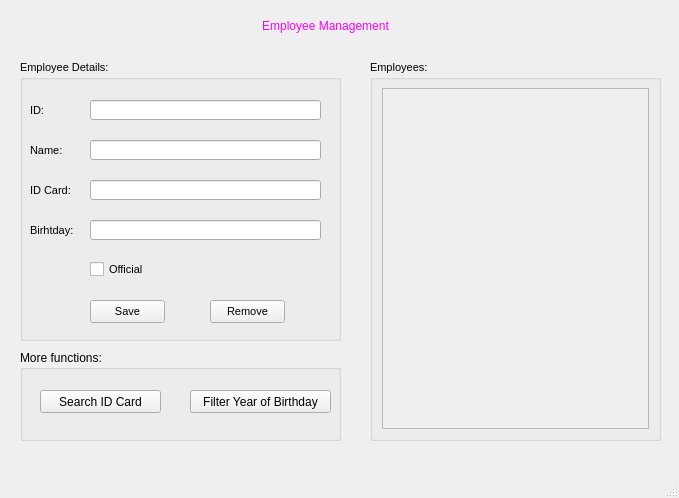
<?xml version="1.0" encoding="UTF-8"?>
<ui version="4.0">
 <class>MainWindow</class>
 <widget class="QMainWindow" name="MainWindow">
  <property name="geometry">
   <rect>
    <x>0</x>
    <y>0</y>
    <width>679</width>
    <height>498</height>
   </rect>
  </property>
  <property name="windowTitle">
   <string>MainWindow</string>
  </property>
  <widget class="QWidget" name="centralwidget">
   <widget class="QLabel" name="label">
    <property name="geometry">
     <rect>
      <x>110</x>
      <y>0</y>
      <width>431</width>
      <height>51</height>
     </rect>
    </property>
    <property name="styleSheet">
     <string notr="true">color: rgb(255, 0, 255);
font: 24pt &quot;MS Shell Dlg 2&quot;;</string>
    </property>
    <property name="text">
     <string>Employee Management</string>
    </property>
    <property name="alignment">
     <set>Qt::AlignCenter</set>
    </property>
   </widget>
   <widget class="QGroupBox" name="groupBox">
    <property name="geometry">
     <rect>
      <x>20</x>
      <y>60</y>
      <width>321</width>
      <height>281</height>
     </rect>
    </property>
    <property name="font">
     <font>
      <pointsize>8</pointsize>
     </font>
    </property>
    <property name="title">
     <string>Employee Details:</string>
    </property>
    <widget class="QLabel" name="label_2">
     <property name="geometry">
      <rect>
       <x>10</x>
       <y>40</y>
       <width>51</width>
       <height>21</height>
      </rect>
     </property>
     <property name="text">
      <string>ID:</string>
     </property>
    </widget>
    <widget class="QLineEdit" name="lineEditID">
     <property name="geometry">
      <rect>
       <x>70</x>
       <y>40</y>
       <width>231</width>
       <height>20</height>
      </rect>
     </property>
    </widget>
    <widget class="QLineEdit" name="lineEditName">
     <property name="geometry">
      <rect>
       <x>70</x>
       <y>80</y>
       <width>231</width>
       <height>20</height>
      </rect>
     </property>
    </widget>
    <widget class="QLabel" name="label_3">
     <property name="geometry">
      <rect>
       <x>10</x>
       <y>80</y>
       <width>51</width>
       <height>21</height>
      </rect>
     </property>
     <property name="text">
      <string>Name:</string>
     </property>
    </widget>
    <widget class="QLineEdit" name="lineEditIdCard">
     <property name="geometry">
      <rect>
       <x>70</x>
       <y>120</y>
       <width>231</width>
       <height>20</height>
      </rect>
     </property>
    </widget>
    <widget class="QLabel" name="label_4">
     <property name="geometry">
      <rect>
       <x>10</x>
       <y>120</y>
       <width>51</width>
       <height>21</height>
      </rect>
     </property>
     <property name="text">
      <string>ID Card:</string>
     </property>
    </widget>
    <widget class="QLineEdit" name="lineEditBirhtday">
     <property name="geometry">
      <rect>
       <x>70</x>
       <y>160</y>
       <width>231</width>
       <height>20</height>
      </rect>
     </property>
    </widget>
    <widget class="QLabel" name="label_5">
     <property name="geometry">
      <rect>
       <x>10</x>
       <y>160</y>
       <width>51</width>
       <height>21</height>
      </rect>
     </property>
     <property name="text">
      <string>Birhtday:</string>
     </property>
    </widget>
    <widget class="QCheckBox" name="checkBoxOfficial">
     <property name="geometry">
      <rect>
       <x>70</x>
       <y>200</y>
       <width>70</width>
       <height>18</height>
      </rect>
     </property>
     <property name="text">
      <string>Official</string>
     </property>
    </widget>
    <widget class="QPushButton" name="pushButtonSave">
     <property name="geometry">
      <rect>
       <x>70</x>
       <y>240</y>
       <width>75</width>
       <height>23</height>
      </rect>
     </property>
     <property name="text">
      <string>Save</string>
     </property>
    </widget>
    <widget class="QPushButton" name="pushButtonRemove">
     <property name="geometry">
      <rect>
       <x>190</x>
       <y>240</y>
       <width>75</width>
       <height>23</height>
      </rect>
     </property>
     <property name="text">
      <string>Remove</string>
     </property>
    </widget>
   </widget>
   <widget class="QGroupBox" name="groupBox_2">
    <property name="geometry">
     <rect>
      <x>20</x>
      <y>350</y>
      <width>321</width>
      <height>91</height>
     </rect>
    </property>
    <property name="title">
     <string>More functions:</string>
    </property>
    <widget class="QPushButton" name="pushButtonSearchIdCard">
     <property name="geometry">
      <rect>
       <x>20</x>
       <y>40</y>
       <width>121</width>
       <height>23</height>
      </rect>
     </property>
     <property name="text">
      <string>Search ID Card</string>
     </property>
    </widget>
    <widget class="QPushButton" name="pushButtonFilterYear">
     <property name="geometry">
      <rect>
       <x>170</x>
       <y>40</y>
       <width>141</width>
       <height>23</height>
      </rect>
     </property>
     <property name="text">
      <string>Filter Year of Birthday</string>
     </property>
    </widget>
   </widget>
   <widget class="QGroupBox" name="groupBox_3">
    <property name="geometry">
     <rect>
      <x>370</x>
      <y>60</y>
      <width>291</width>
      <height>381</height>
     </rect>
    </property>
    <property name="font">
     <font>
      <pointsize>8</pointsize>
     </font>
    </property>
    <property name="title">
     <string>Employees:</string>
    </property>
    <layout class="QVBoxLayout" name="verticalLayout_3">
     <item>
      <widget class="QScrollArea" name="scrollArea">
       <property name="widgetResizable">
        <bool>true</bool>
       </property>
       <widget class="QWidget" name="scrollAreaWidgetContents">
        <property name="geometry">
         <rect>
          <x>0</x>
          <y>0</y>
          <width>269</width>
          <height>346</height>
         </rect>
        </property>
        <layout class="QVBoxLayout" name="verticalLayout_2">
         <item>
          <layout class="QVBoxLayout" name="verticalLayoutButton"/>
         </item>
        </layout>
       </widget>
      </widget>
     </item>
    </layout>
   </widget>
  </widget>
  <widget class="QMenuBar" name="menubar">
   <property name="geometry">
    <rect>
     <x>0</x>
     <y>0</y>
     <width>679</width>
     <height>22</height>
    </rect>
   </property>
  </widget>
  <widget class="QStatusBar" name="statusbar"/>
 </widget>
 <resources/>
 <connections/>
</ui>
